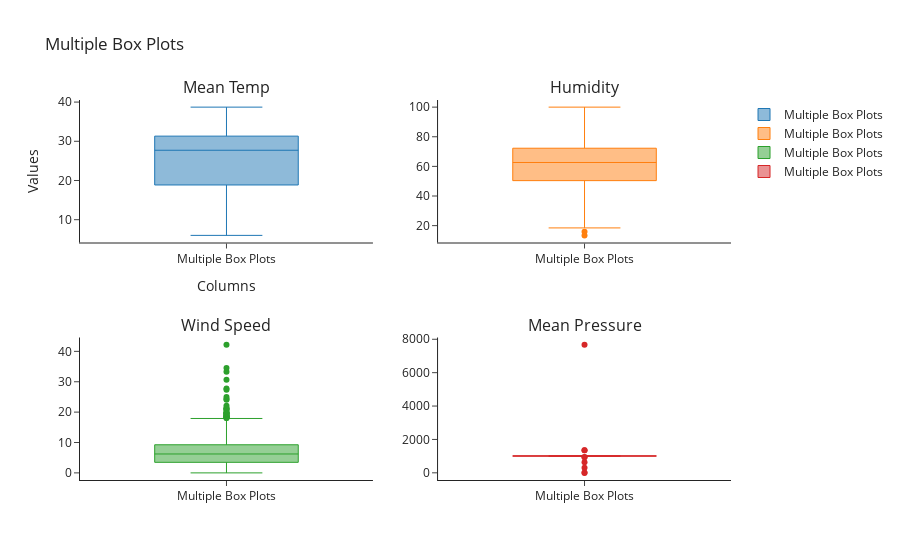

Notebook code for this chart:
### Code cell
graph.box_plot()

### Figure 1 — Plotly figure (JSON) as saved in the notebook; plotly's stock layout.template omitted (floating-point values rounded to 4 significant figures; data arrays with more than 128 entries replaced by an {"elided": "..."} marker saying what was removed)
{"data": [{"boxpoints": "outliers", "line": {"width": 1}, "name": "Multiple Box Plots", "type": "box", "xaxis": "x", "y": {"elided": "1462 float values"}, "yaxis": "y"}, {"boxpoints": "outliers", "line": {"width": 1}, "name": "Multiple Box Plots", "type": "box", "xaxis": "x2", "y": {"elided": "1462 float values"}, "yaxis": "y2"}, {"boxpoints": "outliers", "line": {"width": 1}, "name": "Multiple Box Plots", "type": "box", "xaxis": "x3", "y": {"elided": "1462 float values"}, "yaxis": "y3"}, {"boxpoints": "outliers", "line": {"width": 1}, "name": "Multiple Box Plots", "type": "box", "xaxis": "x4", "y": {"elided": "1462 float values"}, "yaxis": "y4"}], "layout": {"annotations": [{"font": {"size": 16}, "showarrow": false, "text": "Mean Temp", "x": 0.225, "xanchor": "center", "xref": "paper", "y": 1, "yanchor": "bottom", "yref": "paper"}, {"font": {"size": 16}, "showarrow": false, "text": "Humidity", "x": 0.775, "xanchor": "center", "xref": "paper", "y": 1, "yanchor": "bottom", "yref": "paper"}, {"font": {"size": 16}, "showarrow": false, "text": "Wind Speed", "x": 0.225, "xanchor": "center", "xref": "paper", "y": 0.375, "yanchor": "bottom", "yref": "paper"}, {"font": {"size": 16}, "showarrow": false, "text": "Mean Pressure", "x": 0.775, "xanchor": "center", "xref": "paper", "y": 0.375, "yanchor": "bottom", "yref": "paper"}], "title": {"text": "Multiple Box Plots"}, "xaxis": {"anchor": "y", "domain": [0, 0.45], "title": {"text": "Columns"}}, "xaxis2": {"anchor": "y2", "domain": [0.55, 1]}, "xaxis3": {"anchor": "y3", "domain": [0, 0.45]}, "xaxis4": {"anchor": "y4", "domain": [0.55, 1]}, "yaxis": {"anchor": "x", "domain": [0.625, 1], "title": {"text": "Values"}}, "yaxis2": {"anchor": "x2", "domain": [0.625, 1]}, "yaxis3": {"anchor": "x3", "domain": [0, 0.375]}, "yaxis4": {"anchor": "x4", "domain": [0, 0.375]}}}
